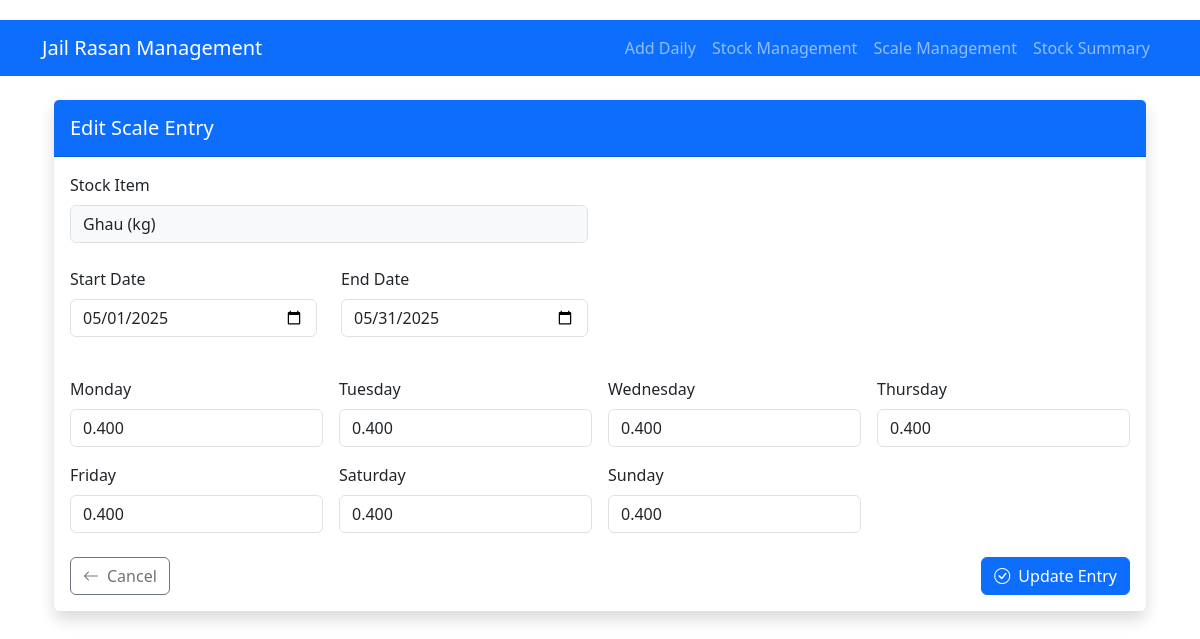
The page /scale/edit/1 on the database as committed earlier.
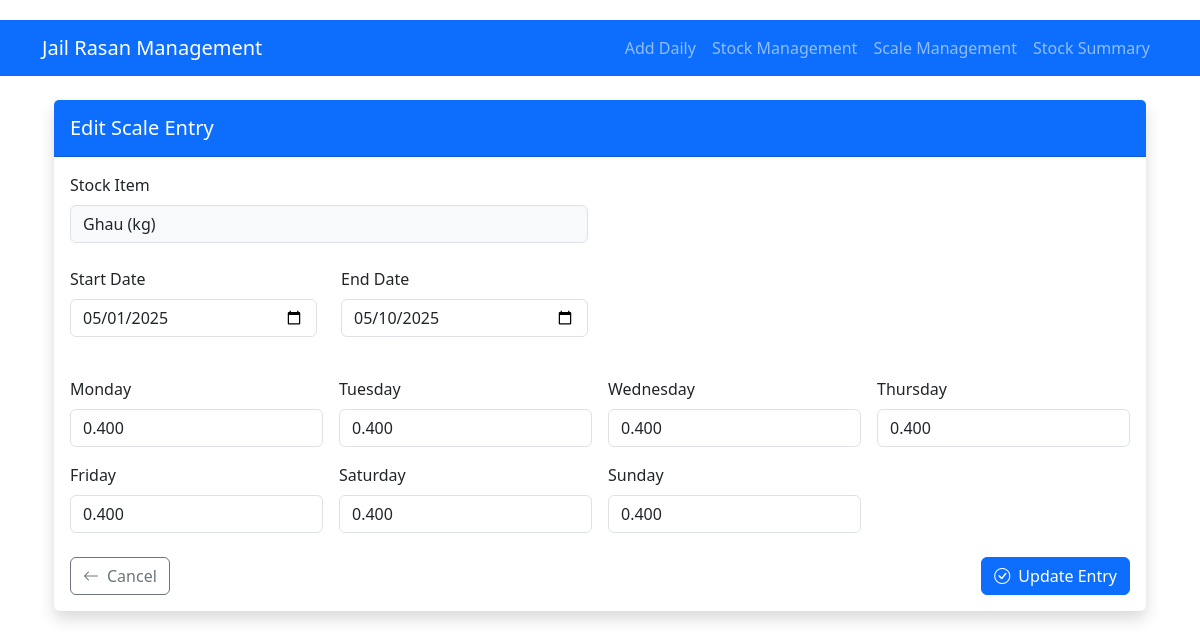
The same page on the database as committed later.
### models.py (models this page shows, shortened)
class ScaleEntry(db.Model):
    id = db.Column(db.Integer, primary_key=True)
    stock_item_id = db.Column(db.Integer, db.ForeignKey('stock_item.id'), nullable=False)
    start_date = db.Column(db.Date, nullable=False)
    end_date = db.Column(db.Date, nullable=False)
    monday = db.Column(db.Float, default=0.0)
    tuesday = db.Column(db.Float, default=0.0)
    wednesday = db.Column(db.Float, default=0.0)
    thursday = db.Column(db.Float, default=0.0)
    friday = db.Column(db.Float, default=0.0)
    saturday = db.Column(db.Float, default=0.0)
    sunday = db.Column(db.Float, default=0.0)
    stock_item = db.relationship('StockItem', backref='scale_entries')

### app.py (the view, shortened to what this page needs)
@app.route('/scale/edit/<int:id>', methods=['GET', 'POST'])
def edit_scale(id):
    entry = ScaleEntry.query.get_or_404(id)
    stock_items = StockItem.query.all()
    return render_template('scale/edit_scale.html', entry=entry, stock_items=stock_items)

### templates/scale/edit_scale.html (shortened to what this page needs)
{% extends "base.html" %}
{% block content %}
<div class="container mt-4">
    <div class="card border-0 shadow">
        <div class="card-header bg-primary text-white py-3">
            <h2 class="h5 mb-0">Edit Scale Entry</h2>
        </div>
        <div class="card-body">
            <form method="POST" class="needs-validation" novalidate>
                <div class="row mb-4">
                    <div class="col-md-6">
                        <label class="form-label">Stock Item</label>
                        <input type="text" class="form-control bg-light"
                               value="{{ entry.stock_item.item_name }} ({{ entry.stock_item.unit }})"
                               readonly>
                    </div>
                </div>
                <div class="row mb-4">
                    <div class="col-md-3 mb-3">
                        <label for="start_date" class="form-label">Start Date</label>
                        <input type="date" class="form-control" id="start_date" name="start_date"
                               value="{{ entry.start_date.strftime('%Y-%m-%d') }}" required>
                    </div>
                    <div class="col-md-3 mb-3">
                        <label for="end_date" class="form-label">End Date</label>
                        <input type="date" class="form-control" id="end_date" name="end_date"
                               value="{{ entry.end_date.strftime('%Y-%m-%d') }}" required>
                    </div>
                </div>
                <div class="row g-3 mb-4">
                    {% for day in ['monday', 'tuesday', 'wednesday', 'thursday', 'friday', 'saturday', 'sunday'] %}
                    <div class="col-md-3">
                        <label class="form-label">{{ day|title }}</label>
                        <input type="number" step="0.001" class="form-control"
                               name="{{ day }}"
                               value="{{ "%.3f"|format(entry[day]) }}"
                               required>
                    </div>
                    {% endfor %}
                </div>
                <div class="d-flex justify-content-between">
                    <a href="{{ url_for('scale_list') }}" class="btn btn-outline-secondary">
                        <i class="bi bi-arrow-left me-2"></i>Cancel
                    </a>
                    <button type="submit" class="btn btn-primary">
                        <i class="bi bi-check-circle me-2"></i>Update Entry
                    </button>
                </div>
            </form>
        </div>
    </div>
</div>
{% endblock %}

Rows that differ between the two databases and show on the page:
changed ScaleEntry: end_date "05/31/2025" → "05/10/2025"
